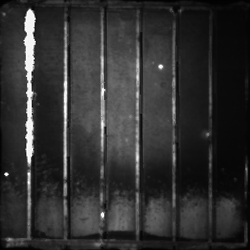
#> input picture 4.tif, 250 x 250 px
$ python nim.py
#> lines starting #> are read from the running program, lines starting #| are printed output that depends on the picture
import cv2
import numpy as np
import pandas as pd
import seaborn as sns
import matplotlib.pyplot as plt
from sklearn.metrics import normalized_mutual_info_score

# 1. Setup Files
file_names = [
    "4.tif",
    "4_M8_aged_luminescence_c.PNG",
    "251031_EL_M8_6000ms_12mA_PM043609_279_1e749cae.tif",
    "251113_PL_M8_BL_33_LPCF665_BP810_25000ms_centered_tiltedmax_103cmclose_PM014325_525_22bbbad5.tif",
    "251216_7_PL_M8_25s_740LP_UV_62cmfar_120hoch_20angle_PM013633_585_9bafe515.tif",
    "M8_aged_bandwidth_c.PNG",
    "M8_aged_energy_of_max_c.PNG"
]

def preprocess_image(path, target_size=(64, 64)):
#> called with path = '4.tif', target_size = (64, 64)
    img = cv2.imread(path, cv2.IMREAD_UNCHANGED)
#> img is the input picture: shape (250, 250) uint16; min 178, max 65535, mean 12558.9
    if img is None: return None
    if len(img.shape) == 3: img = cv2.cvtColor(img, cv2.COLOR_BGR2GRAY)
    if img.dtype != np.uint8:
        img_float = img.astype(float)
        img_norm = 255 * (img_float - img_float.min()) / (img_float.max() - img_float.min() + 1e-8)
        img = img_norm.astype(np.uint8)
    img_resized = cv2.resize(img, target_size, interpolation=cv2.INTER_AREA)
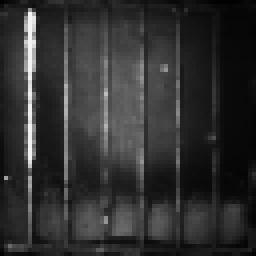
#> img_resized: shape (64, 64) (shown 4 times larger); min 1, max 244, mean 47.8
    return img_resized

# Load images
images = {}
for f_name in file_names:
    img = preprocess_image(f_name)
    if img is not None:
        images[f_name] = img
#> pass 2 of the loop `for f_name in file_names:`:
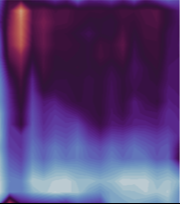
#> input picture 4_M8_aged_luminescence_c.PNG, 180 x 204 px
#> in preprocess_image, img is the input picture: shape (204, 180, 4); mean B, G, R, A 118.2, 61.7, 85.8, 253.8
#> in preprocess_image (call 2), `if len(img.shape) == 3: img = cv2.cvtColor(img, cv2.COLOR_BGR2GRAY)`:
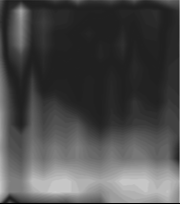
#> img: shape (204, 180); min 0, max 203, mean 75.3
#> in preprocess_image (call 2), `img_resized = cv2.resize(img, target_size, interpolation=cv2.INTER_AREA)`:
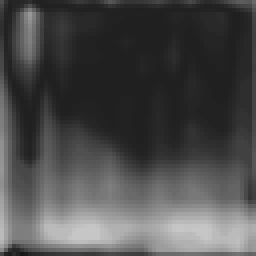
#> img_resized: shape (64, 64) (shown 4 times larger); min 23, max 198, mean 75.3
#> pass 3 of the loop `for f_name in file_names:`:
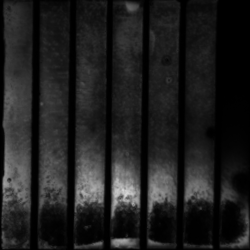
#> input picture 251031_EL_M8_6000ms_12mA_PM043609_279_1e749cae.tif, 250 x 250 px
#> in preprocess_image, img is the input picture: shape (250, 250) uint16; min 0, max 54635, mean 8168.1
#> in preprocess_image (call 3), `img_float = img.astype(float)`:
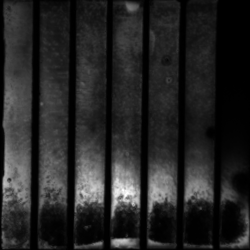
#> img_float: shape (250, 250) float64; min 0, max 54635, mean 8168.1; drawn with min black and max white
#> in preprocess_image (call 3), `img_resized = cv2.resize(img, target_size, interpolation=cv2.INTER_AREA)`:
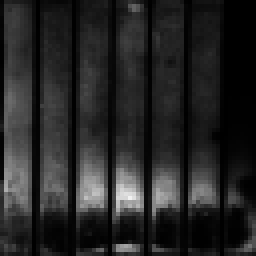
#> img_resized: shape (64, 64) (shown 4 times larger); min 0, max 241, mean 37.6
#> the loop made 7 passes; the first 3 are shown

# 2. Compute NMI Matrix
n = len(file_names)
#> n = 7
nmi_matrix = np.zeros((n, n))

for i in range(n):
    for j in range(n):
        if i == j:
            nmi_matrix[i][j] = 1.0
        else:
            name1 = file_names[i]
            name2 = file_names[j]
            if name1 in images and name2 in images:
                # Flatten arrays for NMI calculation
                # NMI treats values as categorical labels.
                # For images, intensity values (0-255) act as labels.
                score = normalized_mutual_info_score(images[name1].ravel(), images[name2].ravel())
                nmi_matrix[i][j] = score

# 3. Plotting
# Determine vmax for "temperature" effect
# If max non-diagonal is low, we clamp vmax.
max_val = np.max(nmi_matrix[~np.eye(nmi_matrix.shape[0], dtype=bool)])
#> max_val = 0.327
vmax_adjusted = max(0.5, max_val + 0.1) # Heuristic: slightly above max, min 0.5
#> vmax_adjusted = 0.5

plt.figure(figsize=(12, 10))
# Using 'plasma' colormap which goes from blue/purple (low) to yellow (high)
ax = sns.heatmap(nmi_matrix, annot=True, cmap='plasma', fmt='.2f',
                 xticklabels=file_names, yticklabels=file_names,
                 vmin=0, vmax=vmax_adjusted)

plt.title(f'Normalized Mutual Information (NMI) Heatmap (Max Scale: {vmax_adjusted:.2f})')
plt.xticks(rotation=45, ha='right')
plt.yticks(rotation=0)
plt.tight_layout()
plt.savefig('nmi_heatmap.png')
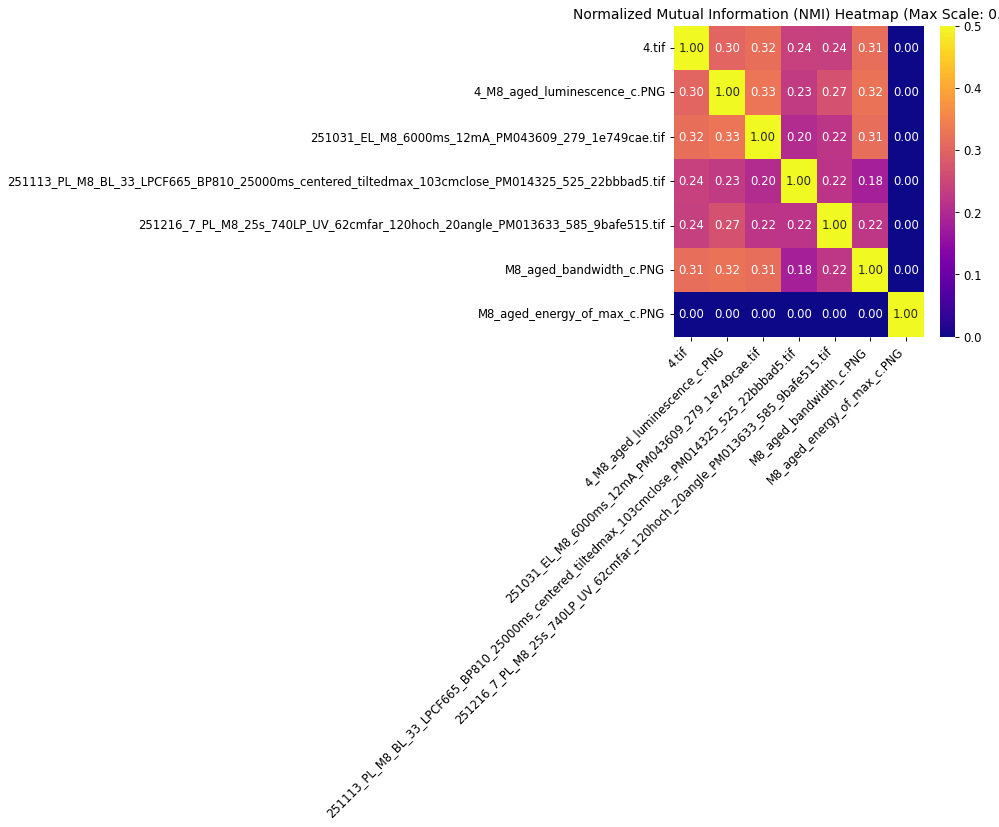
#> figure drawn by matplotlib, 2 panels
plt.show()

# Print the matrix for the user
df_nmi = pd.DataFrame(nmi_matrix, index=file_names, columns=file_names)
#> df_nmi = table of 7 rows and 7 columns
print(df_nmi)
#> (printed output is left out)
